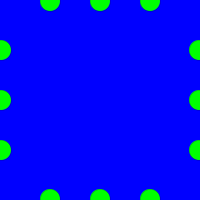
Frame 1 (no input)
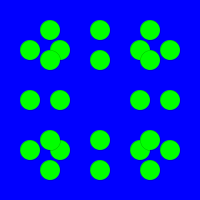
Frame 60 (the mouse pressed at the canvas centre just before this capture)
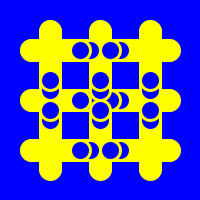
Frame 120 (the mouse held since frame 60 and released just before this capture)

The Processing sketch that drew these frames (run headless with seeded random() and noise(); from frame 60 on, the mouse is pressed at the canvas centre):

// Processing sketch: processing_35250
// ── processing_35250.pde

void setup() {
  size(200, 200);
  loop();
}

float x = 0;
float y = 0;

void draw() {
    if(mousePressed) {
    stroke(255,255,0);
    strokeWeight(3);
    fill(0,0,255);
  } else {
    stroke(0);
    strokeWeight(0);
    fill(0, 255, 0);
    background(0,0,255);
  }

  x = x + 1;
  if (x > width) {
    x = 0;
  }
  ellipse(x, 100, 20, 20);
  ellipse(x, 150, 20, 20);
  ellipse(x, 50, 20, 20);
  ellipse(x-30, 100, 20, 20);
  ellipse(x-30, 150, 20, 20);
  ellipse(x-30, 50, 20, 20);
  ellipse(200-x, 100, 20, 20);
  ellipse(200-x, 50, 20, 20);
  ellipse(200-x, 150, 20, 20);
  ellipse(230-x, 100, 20, 20);
  ellipse(230-x, 50, 20, 20);
  ellipse(230-x, 150, 20, 20);

  y = y + 1;
  if (y > width) {
    y = 0;
  }
  ellipse(100, y, 20, 20);
  ellipse(50, y, 20, 20);
  ellipse(150, y, 20, 20);
  ellipse(100, y-30, 20, 20);
  ellipse(50, y-30, 20, 20);
  ellipse(150, y-30, 20, 20);
  ellipse(100, 200-y, 20, 20);
  ellipse(50, 200-y, 20, 20);
  ellipse(150, 200-y, 20, 20);
  ellipse(100, 230-y, 20, 20);
  ellipse(50, 230-y, 20, 20);
  ellipse(150, 230-y, 20, 20);
  
}
